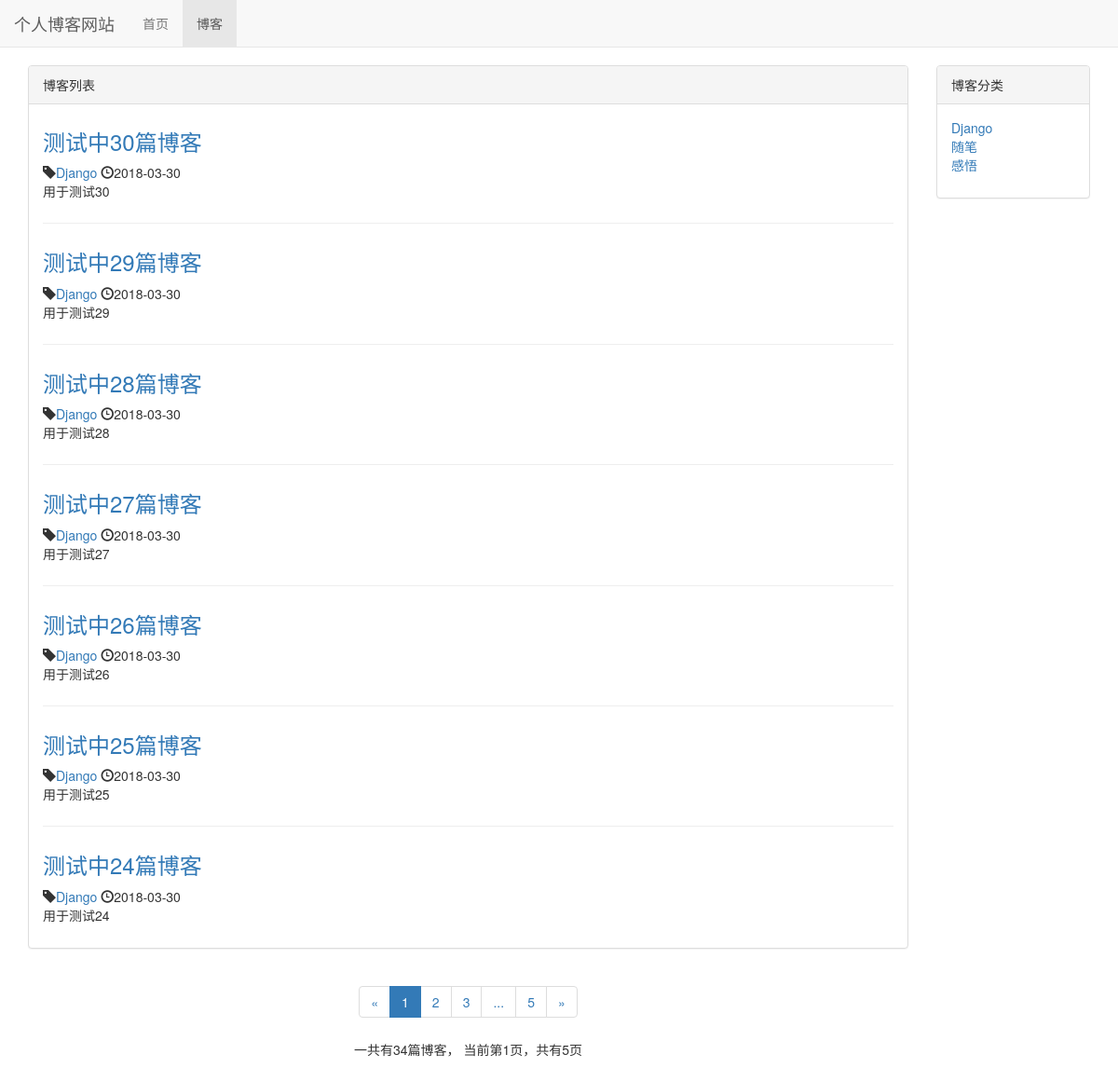
Screenshot of /blog/ with the database file from the repository.
### blog/models.py (models this page shows, shortened)
class Blog(models.Model):
    title = models.CharField(max_length=50)
    blog_type = models.ForeignKey(BlogType, on_delete=models.DO_NOTHING)
    content = models.TextField()
    author = models.ForeignKey(User, on_delete=models.DO_NOTHING)
    created_time = models.DateTimeField(auto_now_add=True)
    last_updated_time = models.DateTimeField(auto_now=True)
    class Meta:
        ordering = ('-created_time',)

class BlogType(models.Model):
    type_name = models.CharField(max_length=15)
    def __str__(self):
        return self.type_name

### blog/views.py (the view)
# urls.py: path('', views.blog_list, name='blog_list'),
def blog_list(request):
    blogs_all_list = Blog.objects.all()
    paginator = Paginator(blogs_all_list, settings.BLOGNUM_EACHPAGE)
    page_num = request.GET.get('page', 1)
    page_of_blogs = paginator.get_page(page_num)
    current_page = page_of_blogs.number
    page_range = list(range(max(current_page - 2, 1), current_page)) + list(range(current_page, min(current_page + 2, paginator.num_pages) + 1))
    if page_range[0] - 1 >= 2:
        page_range.insert(0, '...')
    if page_range[-1] - paginator.num_pages <= -2:
        page_range.append('...')
    if page_range[0] != 1:
        page_range.insert(0, 1)
    if page_range[-1] != paginator.num_pages:
        page_range.append(paginator.num_pages)
    context = {}
    context['blogs'] = page_of_blogs.object_list
    context['page_of_blogs'] = page_of_blogs
    context['blog_types'] = BlogType.objects.all()
    context['page_range'] = page_range
    return render_to_response('blog/blog_list.html', context)

### blog/templates/blog/blog_list.html (shortened to what this page needs)
{% extends 'blog/base.html' %}
{% load staticfiles %}
{% block header_extends %}
    <link rel="stylesheet" href="{% static 'blog/blog.css' %}">
{% endblock %}
{% block nav_blog_active %}active{% endblock %}
{% block content %}
    <div class="container">
        <div class="row">
            <div class="col-xs-12 col-sm-8 col-md-9 col-lg-10">
                <div class="panel panel-default">
                    <div class="panel-heading">{% block blog_list_title %}博客列表{% endblock %}
                    </div>
                    <div class="panel-body">
                        {% for blog in blogs %}
                            <div class="blog">
                                <h3><a href="{% url 'blog_detail' blog.pk %}">{{ blog.title }}</a></h3>
                                <p class="blog-info">
                                    <span class="glyphicon glyphicon-tag"></span><a href="{% url 'blogs_with_type' blog.blog_type.pk %}">{{ blog.blog_type }}</a>
                                    <span class="glyphicon glyphicon-time"></span>{{ blog.created_time|date:"Y-m-d" }}
                                </p>
                                <p>{{ blog.content|truncatechars:100 }}</p>
                            </div>
                        {% empty %}
                            <div class="blog">
                                <h3>-- 暂无博客 --</h3>
                            </div>
                        {% endfor %}
                    </div>
                </div>
                <div class="paginator">
                    <ul class="pagination">
                        <li>
                            {% if page_of_blogs.has_previous %}
                                <a href="?page={{page_of_blogs.previous_page_number}}" aria-label="Previous">
                                    <span aria-hidden="true">&laquo;</span>
                                </a>
                            {% else %}
                                <span aria-hidden="true">&laquo;</span>
                            {% endif %}
                        </li>
                        {% for page_num in page_range %}
                            {% if page_num == page_of_blogs.number %}
                                <li class='active'><span>{{ page_num }}</span></li>
                            {% else %}
                                {% if page_num == '...' %}
                                    <li><span>{{ page_num }}</span></li>
                                {% else %}
                                    <li><a href="?page={{ page_num }}">{{ page_num }}</a></li>
                                {% endif %}
                            {% endif %}
                        {% endfor %}
                        <li>
                            {% if page_of_blogs.has_next %}
                                <a href="?page={{page_of_blogs.next_page_number}}" aria-label="Next">
                                    <span aria-hidden="true">&raquo;</span>
                                </a>
                            {% else %}
                                <span aria-hidden="true">&raquo;</span>
                            {% endif %}
                        </li>
                    </ul>
                    <p>
                        一共有{{ page_of_blogs.paginator.count }}篇博客，
                        当前第{{ page_of_blogs.number }}页，共有{{ page_of_blogs.paginator.num_pages }}页
                    </p>
                </div>
            </div>
            <div class="hidden-xs col-sm-4 col-md-3 col-lg-2">
                <div class="panel panel-default">
                    <div class="panel-heading">
                        博客分类
                    </div>
                    <div class="panel-body">
                        <ul class="blog-types">
                            {% for blog_type in blog_types %}
                                <li><a href="{% url 'blogs_with_type' blog_type.pk %}">{{ blog_type.type_name }}</a></li>
                                {% empty %}
                                    <li>-- 暂无分类 --</li>
                            {% endfor %}
                        </ul>
                    </div>
                </div>
            </div>
        </div>
    </div>
{% endblock %}

### templates/blog/base.html (shortened to what this page needs)
{% load staticfiles %}
<!DOCTYPE html>
<html lang="zh-CN">
<head>
    <link rel="stylesheet" href="{% static 'base.css' %}">
    <link rel="stylesheet" href="{% static 'bootstrap-3.3.7-dist/css/bootstrap.min.css' %}">
</head>
<body>
    <div class="navbar navbar-default navbar-fixed-top" role="navigation">
        <div class="container-fluid">
            <div class="navbar-header">
                <a class="navbar-brand" href="{% url 'home' %}">个人博客网站</a>
            </div>
            <div id="navbar-collapse" class="collapse navbar-collapse">
                <ul class="nav navbar-nav">
                    <li class="{% block nav_home_active %}{% endblock %}">
                        <a href="{% url 'home' %}">首页</a>
                    </li>
                    <li class="{% block nav_blog_active %}{% endblock %}">
                        <a href="{% url 'blog_list' %}">博客</a>
                    </li>
                </ul>
            </div>
        </div>
    </div>
    {% block content %}{% endblock %}
    {% block header_extends %}{% endblock %}
</body>
</html>

### static/base.css (style rules this page uses)
* { margin: 0; padding: 0; }
body { margin-top: 70px!important; }

### blog/static/blog/blog.css (style rules this page uses)
ul.blog-types { list-style-type: none; }
div.blog h3 { margin-top: 0.5em; }
div.blog:not(:last-child) { margin-bottom: 2em; padding-bottom: 1em; border-bottom: 1px solid #eee; }
div.blog p.blog-info { margin-bottom: 0; }
div.paginator { text-align: center; }

### rows the page displays
Blog: title "测试中30篇博客", blog_type "Django", created_time "2018-03-30", content "用于测试30"
Blog: title "测试中29篇博客", blog_type "Django", created_time "2018-03-30", content "用于测试29"
Blog: title "测试中28篇博客", blog_type "Django", created_time "2018-03-30", content "用于测试28"
Blog: title "测试中27篇博客", blog_type "Django", created_time "2018-03-30", content "用于测试27"
Blog: title "测试中26篇博客", blog_type "Django", created_time "2018-03-30", content "用于测试26"
Blog: title "测试中25篇博客", blog_type "Django", created_time "2018-03-30", content "用于测试25"
Blog: title "测试中24篇博客", blog_type "Django", created_time "2018-03-30", content "用于测试24"
BlogType: type_name "Django"
BlogType: type_name "随笔"
BlogType: type_name "感悟"

### other values shown
{{ page_num }} "1"
{{ page_num }} "2" "3" "5"
{{ page_num }} "..."
{{ page_of_blogs.paginator.count }} "34"
{{ page_of_blogs.number }} "1"
{{ page_of_blogs.paginator.num_pages }} "5"
